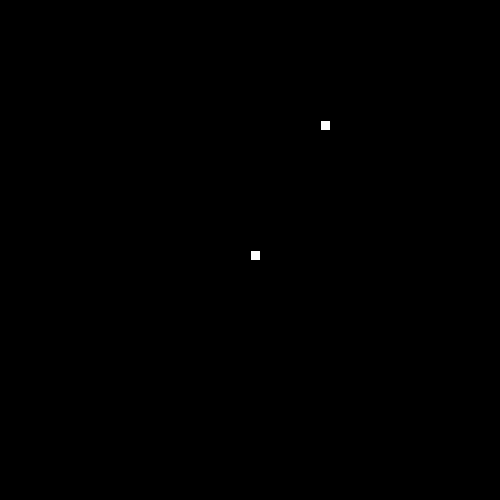
Frame 1 (no input)
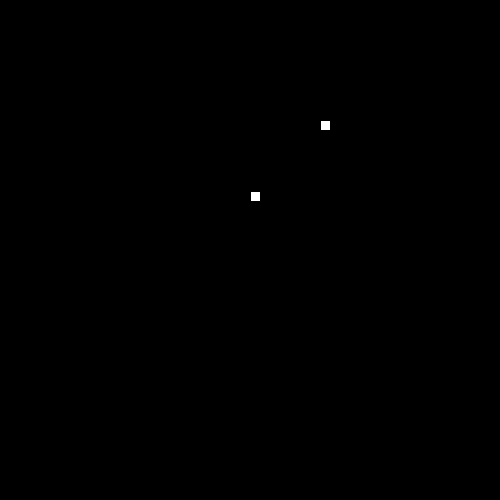
Frame 60 (the mouse pressed at the canvas centre just before this capture)
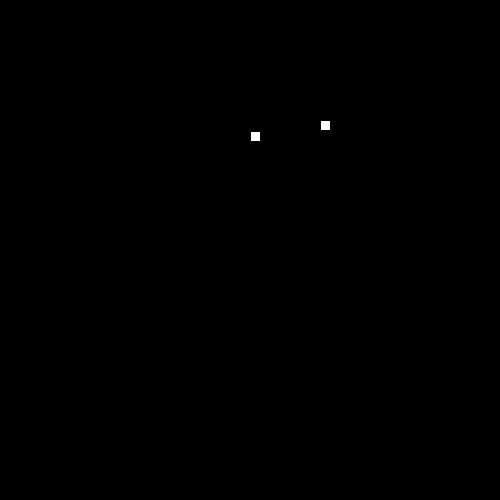
Frame 120 (the mouse held since frame 60 and released just before this capture)

The Processing sketch that drew these frames (run headless with seeded random() and noise(); from frame 60 on, the mouse is pressed at the canvas centre):

// Processing sketch: LeagueSnake
// ── LeagueSnake.pde

// 1. Follow the recipe instructions inside the Segment class.

// The Segment class will be used to represent each part of the moving snake.

class Segment {
  //2. Create x and y member variables to hold the location of each segment.
  int x = 0;
  int y = 0;
  // 3. Add a constructor with parameters to initialize each variable.
  Segment (int x, int y) {
    this.x = x;
    this.y = y;
  }
  // 4. Add getter and setter methods for both the x and y member variables.
  int getX () {
    return this.x;
  }
  void setX (int x) {
    this.x = x;
  }
  int getY () {
    return this.x;
  }
  void setY (int y) {
    this.y = y;
  }
}

// 5. Create (but do not initialize) a Segment variable to hold the head of the Snake
Segment head;
int headX = 250;
int headY = 250;
// 6. Create and initialize a String to hold the direction of your snake e.g. "up"
String direction = "up";
// 7. Create and initialize a variable to hold how many pieces of food the snake has eaten.
// give it a value of 1 to start.
int foodEaten = 1;
// 8. Create and initialize foodX and foodY variables to hold the location of the food.
int foodX = ((int)random(50)*10);
int foodY = ((int)random(50)*10);
// (Hint: use the random method to set both the x and y to random locations within the screen size (500 by 500).)
//int foodX = ((int)random(50)*10);

void setup() {
  // 9. Set the size of your sketch (500 by 500).
  size(500, 500);
  // 10. initialize your head to a new segment.
  head = new Segment(headX, headY);
  // 11. Use the frameRate (int rate) method to set the rate to 20.
  frameRate(20);
}

void draw() {
  background(0);
  //12. Call the manageTail, drawFood, drawSnake, move, and collision methods.
  manageTail();
  drawFood();
  drawSnake();
  move();
  collision();
}

// 13. Complete the drawFood method below. (Hint: each piece of food should be a 10 by 10 rectangle).

void drawFood() {
  rect(foodX, foodY, 10, 10);
}

//14. Draw the snake head (use a 10 by 10 rectangle)

void drawSnake() {
  rect(headX, headY, 10, 10);
  //test your code
}
// 15. Complete the move method below.

void move() {
  // 16. Using a switch statement, make your snake head move by 10 pixels in the correct direction.
  //This is an incomplete switch statement:
  /*
  switch(dir) {
   case "up":
   // move head up here 
   break;
   case "down":
   // move head down here 
   break;
   case "left":
   // figure it out 
   break;
   case "right":
   // mystery code goes here 
   break;
   }
   */
  switch(direction) {
  case "up":
    headY--;
    break;
  case "down":
    headY++;
    break;
  case "left":
    headX--;
    break;
  case "right":
    headX++;
    break;
  }
  // 17. Call the checkBoundaries method to make sure the snake head doesn't go off the screen.
  checkBoundaries();
}

// 18. Complete the keyPressed method below. Use if statements to set your direction variable depending on what key is pressed.

void keyPressed() {
  if (key == CODED) {
    if (keyCode == UP) {
      if (!direction.equals("down")) {
        direction = "up";
      }
    } else if (keyCode == DOWN) {
      if (!direction.equals("up")) {
        direction = "down";
      }
    } else if (keyCode == LEFT) {
      if (!direction.equals("right")) {
        direction = "left";
      }
    } else if (keyCode == RIGHT) {
      if (!direction.equals("left")) {
        direction = "right";
      }
    }
  }
}

// 19. check if your head is out of bounds (teleport your snake head to the other side).

void checkBoundaries() {
  if (headX<=0) {
    headX=width;
  } else if (headX>=width) {
    headX=0;
  } else if (headY<=0) {
    headY=height;
  } else if (headY>=height) {
    headY=0;
  }
}

// 20. Make sure that the key for your current direction’s opposite doesn’t work (i.e. If you’re going up, down key shouldn’t work).

// 21. Complete the missing parts of the collision method below.

void collision() {
  // If the segment is colliding with a piece of food...
  // Increase the amount of food eaten and set foodX and foodY to new random locations.
  if (headX == foodX && headY == foodY) {
    foodEaten++;
    foodX = ((int)random(50)*10);
    foodY = ((int)random(50)*10);
    drawFood();
  }
}

// Part 2: making the tail (the rest of the snake)

//  1. Create and initialize an ArrayList of Segments. (This will be your snake tail!)

ArrayList<Segment> tail = new ArrayList<Segment>();

// 2. Complete the missing parts of the manageTail method below and call it in the draw method.

void manageTail() {
  //Call the drawTail and checkTailCollision methods.
  drawTail();
  checkTailCollision();
  // Add a new Segment to your ArrayList that has the same X and Y as the head of your snake.
  tail.add(new Segment(headX, headY));
  // To keep your tail the right length:
  // while the tail size is greater than the number of food pieces eaten, remove the first Segment in your tail.
  while (tail.size()>foodEaten) {
    tail.remove(0);
  }
}

void drawTail() {
  // Draw a 10 by 10 rectangle for each Segment in your snake ArrayList.
  
  //for (int i = 0; i < tail.size(); i++) {
  //  String s = tail.get(i);
  //rect(tail.size()10, +10, 10, 10);
  //}
  
}

// 3. Complete the missing parts of the bodyCollision method below.

void checkTailCollision() {
  // If your head has the same location as one of your segments...
  
  //if (
  
  // reset your food variable
}
